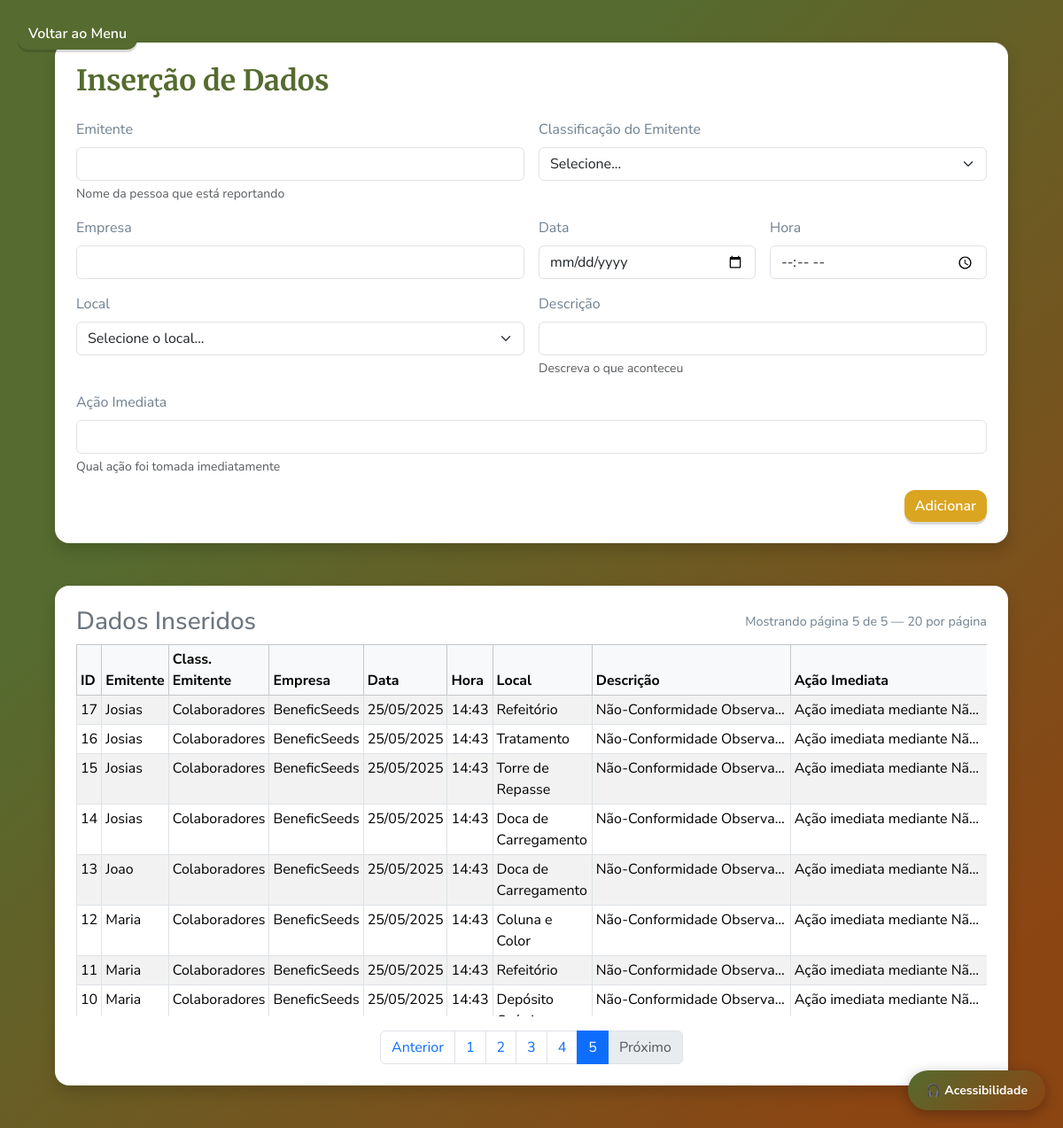
Page /abertura?page=5 on the committed database.
### app.py (models this page shows)
class Entrada(db.Model):
    id = db.Column(db.Integer, primary_key=True)
    emitente = db.Column(db.String(40), nullable=False)
    classificação = db.Column(db.String(15), nullable=False)
    empresa = db.Column(db.String(15), nullable=False)
    data = db.Column(db.Date, nullable=False)
    hora = db.Column(db.Time, nullable=False)
    local = db.Column(db.String(20), nullable=False)
    observação = db.Column(db.String(150), nullable=False)
    ação = db.Column(db.String(150), nullable=False)
    class_sst = db.Column(db.String(50), nullable=True)
    class_ambiental = db.Column(db.String(50), nullable=True)
    causa = db.Column(db.String(300), nullable=True)
    parecer = db.Column(db.String(100), nullable=True)
    num_ordem_man = db.Column(db.String(20), nullable=True)
    obs_sprocedencia = db.Column(db.String(20), nullable=True)
    obs_justificativa = db.Column(db.String(20), nullable=True)
    multipla_condição = db.Column(db.String(60), nullable=True)
    multipla_comportamento = db.Column(db.String(60), nullable=True)
    multipla_ambiental = db.Column(db.String(60), nullable=True)
    funcionario = db.Column(db.String(20), nullable=True)

### app.py (the view, shortened to what this page needs)
@app.route("/abertura", methods=["GET", "POST"])
def abertura():
    page = request.args.get('page', 1, type=int)
    pagination = Entrada.query.order_by(Entrada.id.desc()).paginate(
        page=page, per_page=PER_PAGE, error_out=False
    )
    entradas = pagination.items
    total_pages = pagination.pages or 1
    return render_template('abertura.html',
                           entradas=entradas,
                           page=page,
                           per_page=PER_PAGE,
                           total_pages=total_pages)

### templates/abertura.html (shortened to what this page needs)
{% extends "base.html" %}
{% block content %}
<div class="container py-5 centered">
    <div class="card card-wide shadow p-4 mb-5">
        <h2 class="mb-4">Inserção de Dados</h2>
        <form method="post" class="row g-3">
            <div class="col-md-6">
                <label for="emitente" class="form-label">Emitente</label>
                <input type="text" id="emitente" name="emitente" class="form-control" required
                       aria-describedby="emitenteHelp">
                <div id="emitenteHelp" class="form-text">Nome da pessoa que está reportando</div>
            </div>
            <div class="col-md-6">
                <label class="form-label">Classificação do Emitente</label>
                <select name="classificação" class="form-select" required>
                    <option value="">Selecione...</option>
                </select>
            </div>
            <div class="col-md-6">
                <label class="form-label">Empresa</label>
                <input type="text" name="empresa" class="form-control" required>
            </div>
            <div class="col-md-3">
                <label class="form-label">Data</label>
                <input type="date" name="data" class="form-control" required>
            </div>
            <div class="col-md-3">
                <label class="form-label">Hora</label>
                <input type="time" name="hora" class="form-control" required>
            </div>
            <div class="col-md-6">
                <label class="form-label">Local</label>
                <select name="local" class="form-select" required>
                    <option value="">Selecione o local...</option>
                </select>
            </div>
            <div class="col-md-6">
                <label class="form-label">Descrição</label>
                <input type="text" name="observação" class="form-control" required
                       aria-describedby="descricaoHelp">
                <div id="descricaoHelp" class="form-text">Descreva o que aconteceu</div>
            </div>
            <div class="col-md-12">
                <label class="form-label">Ação Imediata</label>
                <input type="text" name="ação" class="form-control" required
                       aria-describedby="acaoHelp">
                <div id="acaoHelp" class="form-text">Qual ação foi tomada imediatamente</div>
            </div>
            <div class="col-md-12 text-end">
                <button type="submit" class="btn btn-success">Adicionar</button>
            </div>
        </form>
    </div>
    <div class="card card-wide shadow p-4">
        <div class="d-flex justify-content-between align-items-center mb-2">
            <h3 class="mb-0 text-secondary">Dados Inseridos</h3>
            <div class="small-muted">Mostrando página {{ page }} de {{ total_pages }} — {{ per_page }} por página</div>
        </div>
        <div class="table-responsive">
            <table class="table table-bordered table-striped table-sm mb-0">
                <thead class="table-light">
                    <tr>
                        <th>ID</th>
                        <th>Emitente</th>
                        <th>Class. Emitente</th>
                        <th>Empresa</th>
                        <th>Data</th>
                        <th>Hora</th>
                        <th>Local</th>
                        <th>Descrição</th>
                        <th>Ação Imediata</th>
                    </tr>
                </thead>
                <tbody>
                    {% for entrada in entradas %}
                    <tr>
                        <td>{{ entrada.id }}</td>
                        <td class="truncate" title="{{ entrada.emitente }}">{{ entrada.emitente }}</td>
                        <td>{{ entrada.classificação }}</td>
                        <td class="truncate" title="{{ entrada.empresa }}">{{ entrada.empresa }}</td>
                        <td>{{ entrada.data.strftime('%d/%m/%Y') }}</td>
                        <td>{{ entrada.hora.strftime('%H:%M') if entrada.hora else '' }}</td>
                        <td>{{ entrada.local }}</td>
                        <td class="truncate" title="{{ entrada.observação }}">{{ entrada.observação }}</td>
                        <td class="truncate" title="{{ entrada.ação }}">{{ entrada.ação }}</td>
                    </tr>
                    {% else %}
                    <tr>
                        <td colspan="9" class="text-center small-muted">Nenhuma entrada encontrada.</td>
                    </tr>
                    {% endfor %}
                </tbody>
            </table>
        </div>
        {% if total_pages > 1 %}
        <nav aria-label="Paginação" class="mt-3">
            <ul class="pagination justify-content-center mb-0">
                <li class="page-item {% if page <= 1 %}disabled{% endif %}">
                    <a class="page-link" href="?page={{ page - 1 }}" aria-label="Anterior">Anterior</a>
                </li>
                {% set start = page - 3 if page - 3 > 1 else 1 %}
                {% set end = page + 3 if page + 3 < total_pages else total_pages %}
                {% if start > 1 %}
                    <li class="page-item"><a class="page-link" href="?page=1">1</a></li>
                {% endif %}
                {% for p in range(start, end + 1) %}
                    <li class="page-item {% if p == page %}active{% endif %}">
                        <a class="page-link" href="?page={{ p }}">{{ p }}</a>
                    </li>
                {% endfor %}
                <li class="page-item {% if page >= total_pages %}disabled{% endif %}">
                    <a class="page-link" href="?page={{ page + 1 }}" aria-label="Próximo">Próximo</a>
                </li>
            </ul>
        </nav>
        {% endif %}
    </div>
</div>
{% endblock %}

### static/css/style.css (style rules this page uses)
:root { --verde-oliva: #556B2F; --amarelo-dourado: #DAA520; --marrom-avermelhado: #8B4513; --cinza-ardosia: #708090; --branco: #FFFFFF; }
body { font-family: 'Nunito Sans', sans-serif; color: var(--cinza-ardosia); background: linear-gradient(135deg, var(--verde-oliva) 30%, var(--marrom-avermelhado) 90%); margin: 0; padding: 0; min-height: 100vh; justify-content: center; }
.card { background-color: var(--branco); border: none; border-radius: 16px; box-shadow: 0 8px 20px rgba(0, 0, 0, 0.2); color: var(--cinza-ardosia); padding: 2.5rem; width: 100%; max-width: 500px; }
.card-wide { background-color: var(--branco); border: none; border-radius: 16px; box-shadow: 0 8px 20px rgba(0, 0, 0, 0.2); color: var(--cinza-ardosia); padding: 2.5rem; width: 100%; max-width: 1200px; }
h2 { font-family: 'Merriweather', serif; color: var(--verde-oliva); font-weight: 700; }
.btn { border-radius: 12px; font-weight: 600; transition: all 0.2s ease; color: var(--branco); box-shadow: 0 3px 0 rgba(0, 0, 0, 0.15); }
.btn-success { background-color: var(--amarelo-dourado); border: none; }
.centered { display: flex; align-items: center; justify-content: center; }
.container { display: flex; justify-content: center; align-items: center; flex-direction: column; min-height: 100vh; max-width: 95%; padding: 2rem; }

### templates/abertura.html (style rules this page uses)
.table-responsive { max-height: 420px; overflow: auto; }
td.truncate { max-width: 14rem; white-space: nowrap; overflow: hidden; text-overflow: ellipsis; }
.small-muted { color: var(--cinza-ardosia); font-size: .9rem; }

### rows in the picture
Entrada: id "17", emitente "Josias", classificação "Colaboradores", empresa "BeneficSeeds", data "25/05/2025", hora "14:43", local "Refeitório", observação "Não-Conformidade Observa…", ação "Ação imediata mediante Nã…"
Entrada: id "16", emitente "Josias", classificação "Colaboradores", empresa "BeneficSeeds", data "25/05/2025", hora "14:43", local "Tratamento", observação "Não-Conformidade Observa…", ação "Ação imediata mediante Nã…"
Entrada: id "15", emitente "Josias", classificação "Colaboradores", empresa "BeneficSeeds", data "25/05/2025", hora "14:43", local "Torre de Repasse", observação "Não-Conformidade Observa…", ação "Ação imediata mediante Nã…"
Entrada: id "14", emitente "Josias", classificação "Colaboradores", empresa "BeneficSeeds", data "25/05/2025", hora "14:43", local "Doca de Carregamento", observação "Não-Conformidade Observa…", ação "Ação imediata mediante Nã…"
Entrada: id "13", emitente "Joao", classificação "Colaboradores", empresa "BeneficSeeds", data "25/05/2025", hora "14:43", local "Doca de Carregamento", observação "Não-Conformidade Observa…", ação "Ação imediata mediante Nã…"
Entrada: id "12", emitente "Maria", classificação "Colaboradores", empresa "BeneficSeeds", data "25/05/2025", hora "14:43", local "Coluna e Color", observação "Não-Conformidade Observa…", ação "Ação imediata mediante Nã…"
Entrada: id "11", emitente "Maria", classificação "Colaboradores", empresa "BeneficSeeds", data "25/05/2025", hora "14:43", local "Refeitório", observação "Não-Conformidade Observa…", ação "Ação imediata mediante Nã…"
Entrada: id "10", emitente "Maria", classificação "Colaboradores", empresa "BeneficSeeds", data "25/05/2025", hora "14:43", local "Depósito…", observação "Não-Conformidade Observa…", ação "Ação imediata mediante Nã…"

### other values in the picture
{{ page }} "5"
{{ total_pages }} "5"
{{ per_page }} "20"
{{ p }} "2" "3" "4" "5"
